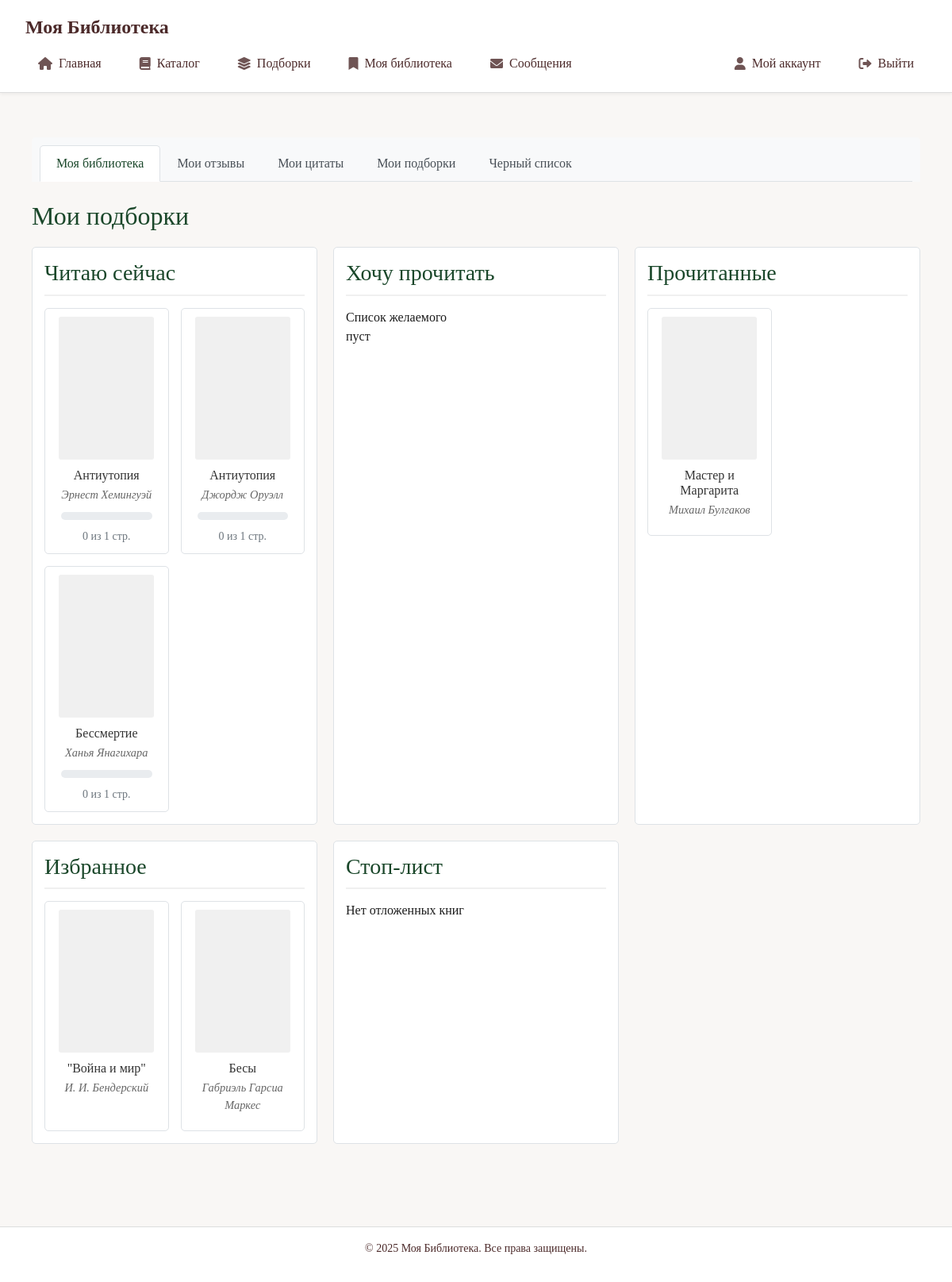
Page /books/my-library/ (signed in) on the earlier database version.
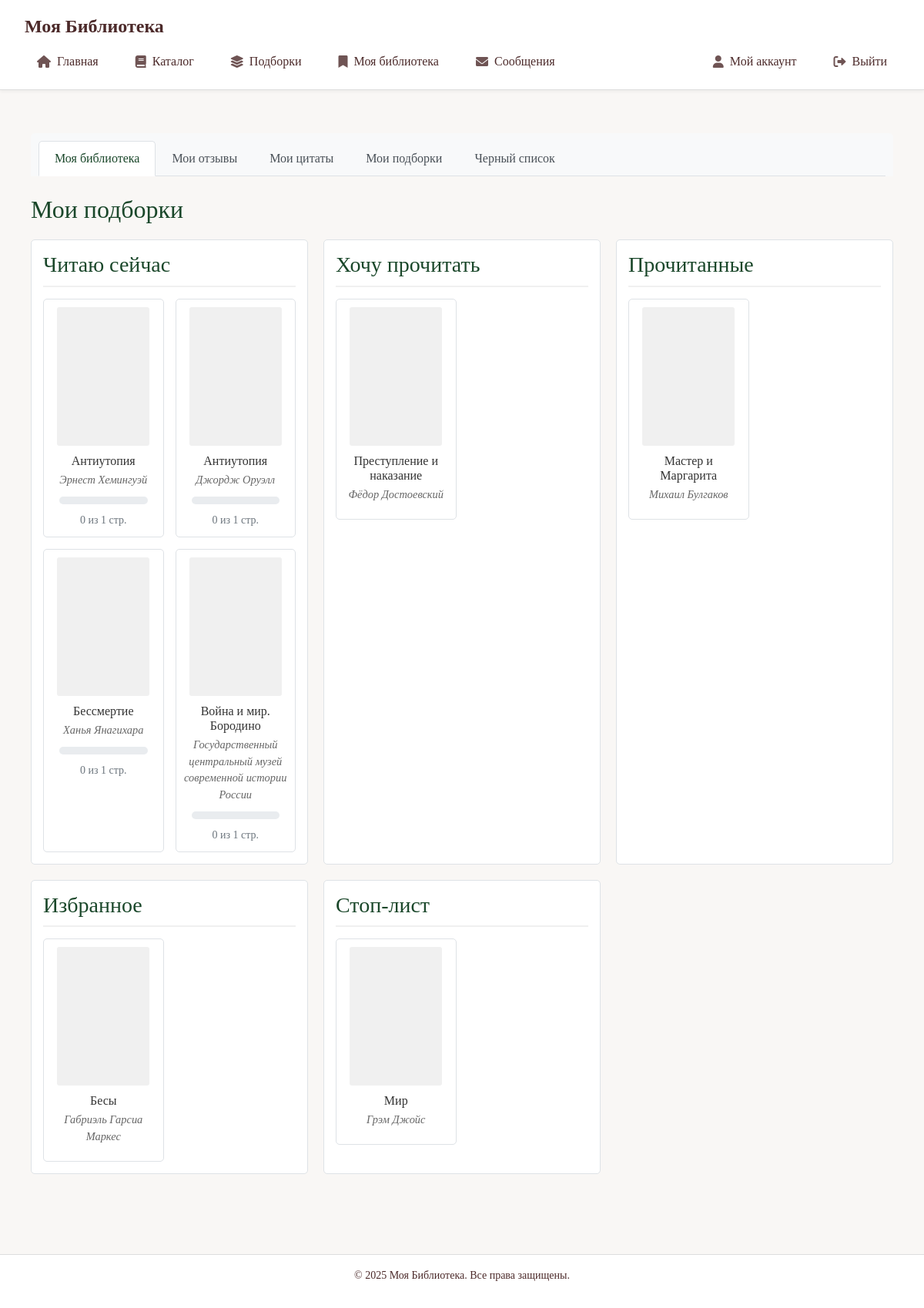
Same page on the later database version.
### books/models.py (models this page shows, shortened)
class UserBookRelation(models.Model):
    user = models.ForeignKey(
        settings.AUTH_USER_MODEL,
        on_delete=models.CASCADE,
        related_name='book_relations',
        to_field='id',
        verbose_name='Пользователь'
    )
    book = models.ForeignKey(
        Book,
        on_delete=models.CASCADE,
        related_name='user_relations',
        to_field='id',
        verbose_name='Книга'
    )
    list_type = models.CharField(max_length=20, choices=LIST_TYPE_CHOICES, verbose_name="Тип списка")
    added_at = models.DateTimeField(auto_now_add=True, verbose_name="Дата добавления")
    progress = models.PositiveSmallIntegerField(
        default=0,
        validators=[MinValueValidator(0), MaxValueValidator(100)],
        verbose_name="Процент прочитанного"
    )
    progress_pages = models.PositiveIntegerField(
        default=0,
        verbose_name="Количество прочитанных страниц"
    )
    is_favourite = models.BooleanField(default=False, verbose_name="В избранном")
    notes = models.TextField(blank=True, null=True, verbose_name="Личные заметки")
    comment = models.TextField(blank=True, null=True, verbose_name="Комментарий")
    class Meta:
        unique_together = ('user', 'book', 'list_type')
        verbose_name = "Связь пользователь-книга"
        verbose_name_plural = "Связи пользователь-книга"

class Book(models.Model):
    GENRE_CHOICES = [
        ("fantasy", "Фэнтези"),
        ("sci_fi", "Фантастика"),
        ("thriller_horror", "Триллеры и хорроры"),
        ("detective", "Детективы"),
        ("romance", "Романтика"),
        ("classic", "Классика"),
        ("prose", "Проза"),
        ("history", "История"),
        ("biography", "Биографии и мемуары"),
        ("psychology", "Психология"),
        ("self_help", "Саморазвитие"),
        ("business", "Бизнес"),
        ("health", "Здоровье"),
        ("young_adult", "Young Adult"),
        ("non_fiction", "Нон-фикшн"),
        ("comics", "Комиксы и графические романы"),
        ("children", "Детям"),
        ("audio", "Аудиокнига"),
        ("drama", "Драма"),
        ("other", "Другое")
    ]
    title = models.CharField(
        max_length=255,
        verbose_name='Название',
        help_text='Обязательное поле. Введите название книги.'
    )
    authors = models.ManyToManyField(
        Author,
        related_name='books',
        verbose_name='Авторы',
        help_text='Обязательное поле. Выберите одного или нескольких авторов.'
    )
    pages = models.PositiveIntegerField(
        verbose_name='Количество страниц',
        help_text='Обязательное поле. Укажите общее количество страниц в книге.',
        default=1  # Значение по умолчанию
    )
    description = models.TextField(
        verbose_name='Описание',
        blank=True,
        help_text='Добавьте описание книги.'
    )
    cover = models.ImageField(
        upload_to='book_covers/',
        null=True,
        blank=True,
        verbose_name='Обложка'
    )
    published_date = models.DateField(
        null=True,
        blank=True,
        verbose_name='Дата публикации'
    )
    genre = models.CharField(
        max_length=50,
        choices=GENRE_CHOICES,
        default='other',
        verbose_name='Жанр'
    )
    world_rating = models.FloatField(
        null=True,
        blank=True,
        verbose_name='Мировой рейтинг'
    )
    site_rating = models.FloatField(
        default=0,
        verbose_name='Рейтинг на сайте'
    )
    isbn = models.CharField(
        max_length=13,
        blank=True,
        null=True,
        verbose_name='ISBN',
        help_text='Международный стандартный книжный номер'
    )
    online_sources = models.JSONField(
        default=dict,
        blank=True,
        verbose_name='Ссылки для чтения',
        help_text='Укажите ссылки на сайты, где можно прочитать книгу онлайн'
    )
    book_id = models.CharField(
        max_length=100,
        unique=True,
        blank=True,
        null=True,
        verbose_name="Внешний ID книги"
    )
    openlibrary_id = models.CharField(
        max_length=100,
        blank=True,
        verbose_name="ID в OpenLibrary"
    )
    is_approved = models.BooleanField(
        default=False,
        verbose_name='Одобрено модератором'
    )
    created_at = models.DateTimeField(
        auto_now_add=True,
        verbose_name='Дата добавления'
    )
    updated_at = models.DateTimeField(
        auto_now=True,
        verbose_name='Дата обновления'
    )
    submitted_by = models.ForeignKey(
        User,
        on_delete=models.SET_NULL,
        null=True,
        related_name='submitted_books',
        verbose_name='Добавил'
    )
    moderation_comment = models.TextField(
        blank=True,
        null=True,
        verbose_name='Комментарий для модератора'
    )
    rejection_reason = models.TextField(
        blank=True,
        null=True,
        verbose_name='Причина отклонения'
    )
    class Meta:
        verbose_name = 'Книга'
        verbose_name_plural = 'Книги'
        ordering = ['-created_at']

class Author(models.Model):
    name = models.CharField(max_length=255, verbose_name="Имя автора")
    birthday = models.DateField(blank=True, null=True, verbose_name="День рождения")
    die = models.DateField(blank=True, null=True, verbose_name="Дата смерти")
    century = models.PositiveIntegerField(verbose_name="Век")
    country = models.CharField(max_length=255, verbose_name="Страна")
    bio = models.TextField(blank=True, null=True, verbose_name="Биография")
    wiki_url = models.URLField(max_length=500, blank=True, null=True, verbose_name="Ссылка на Wikipedia")
    def __str__(self):
        return self.name

### books/views.py (the view)
# urls.py: path('my-library/', views.user_library, name='user_library'),
@login_required
def user_library(request):
    user_books = UserBookRelation.objects.filter(
        user=request.user
    ).select_related(
        'book',
        'book__submitted_by'
    ).prefetch_related(
        'book__authors'
    )
    reading_now = [rel for rel in user_books if rel.list_type == 'in_progress']
    want_to_read = [rel for rel in user_books if rel.list_type == 'want']
    finished = [rel for rel in user_books if rel.list_type == 'read']
    favorites = [rel for rel in user_books if rel.list_type == 'favorite']
    stopped = [rel for rel in user_books if rel.list_type == 'stop']  # Добавляем стоп-лист
    context = {
        'reading_now': reading_now,
        'want_to_read': want_to_read,
        'finished': finished,
        'favorites': favorites,
        'stopped': stopped,  # Добавляем в контекст
    }
    return render(request, 'lib/my_library.html', context)

### main_admin/context_processors.py (called while the page is built, shortened)
def site_settings(request):
    if not request.path.startswith('/admin/'):
        return {}

### users/models.py (called while the page is built)
    @property
    def has_unread_messages(self):
        return self.moderator_messages.filter(is_read=False).exists()

### users/templates/lib/my_library.html (shortened to what the changed rows need)
{% extends 'base.html' %}
{% load static %}
{% block content %}
<div class="library-container">
    <div class="collections-section mb-4">
        <h2>Мои подборки</h2>
        <div class="collections-grid">
            <div class="collection-card">
                <div class="books-grid">
                    {% for book in reading_now %}
                        <div class="book-card">
                            <a href="{% url 'books:detail' book.book.id %}" class="book-link">
                                {% if book.book.cover %}
                                    <img src="{{ book.book.cover.url }}" alt="{{ book.book.title }}" class="book-cover">
                                {% else %}
                                    <div class="book-cover-placeholder"></div>
                                {% endif %}
                                <h4>{{ book.book.title }}</h4>
                                <p class="authors">{{ book.book.authors.all|join:", " }}</p>
                                {% if book.book.pages %}
                                    <div class="reading-progress">
                                        <div class="progress mb-2">
                                        </div>
                                        <small class="text-muted">
                                            {{ book.progress_pages|default:0 }} из {{ book.book.pages }} стр.
                                        </small>
                                    </div>
                                {% endif %}
                            </a>
                        </div>
                    {% empty %}
                        <p>Нет книг в процессе чтения</p>
                    {% endfor %}
                </div>
            </div>
            <div class="collection-card">
                <div class="books-grid">
                    {% for book in want_to_read %}
                        <div class="book-card">
                            <a href="{% url 'books:detail' book.book.id %}" class="book-link">
                                <div class="book-cover-placeholder"></div>
                                <h4>{{ book.book.title }}</h4>
                                <p class="authors">{{ book.book.authors.all|join:", " }}</p>
                            </a>
                        </div>
                    {% empty %}
                        <p>Список желаемого пуст</p>
                    {% endfor %}
                </div>
            </div>
            <div class="collection-card">
                <div class="books-grid">
                    {% for book in finished %}
                        <div class="book-card">
                            <a href="{% url 'books:detail' book.book.id %}" class="book-link">
                                <div class="book-cover-placeholder"></div>
                                <h4>{{ book.book.title }}</h4>
                                <p class="authors">{{ book.book.authors.all|join:", " }}</p>
                            </a>
                        </div>
                    {% empty %}
                        <p>Нет прочитанных книг</p>
                    {% endfor %}
                </div>
            </div>
            <div class="collection-card">
                <div class="books-grid">
                    {% for book in favorites %}
                        <div class="book-card">
                            <a href="{% url 'books:detail' book.book.id %}" class="book-link">
                                <div class="book-cover-placeholder"></div>
                                <h4>{{ book.book.title }}</h4>
                                <p class="authors">{{ book.book.authors.all|join:", " }}</p>
                            </a>
                        </div>
                    {% empty %}
                        <p>В избранном пока пусто</p>
                    {% endfor %}
                </div>
            </div>
            <div class="collection-card">
                <div class="books-grid">
                    {% for book in stopped %}
                        <div class="book-card">
                            <a href="{% url 'books:detail' book.book.id %}" class="book-link">
                                <div class="book-cover-placeholder"></div>
                                <h4>{{ book.book.title }}</h4>
                                <p class="authors">{{ book.book.authors.all|join:", " }}</p>
                            </a>
                        </div>
                    {% empty %}
                        <p>Нет отложенных книг</p>
                    {% endfor %}
                </div>
            </div>
        </div>
    </div>
</div>
{% endblock %}

Differences in the rows shown:
removed UserBookRelation: book "\"Война и мир\"", book.authors.all "И. И. Бендерский", shown under "Избранное"
added UserBookRelation: book "Война и мир. Бородино", book.authors.all "Государственный центральный музей современной истории России", progress_pages "0", book.pages "1", shown under "Читаю сейчас"
added UserBookRelation: book "Преступление и наказание", book.authors.all "Фёдор Достоевский", shown under "Хочу прочитать"
added UserBookRelation: book "Мир", book.authors.all "Грэм Джойс", shown under "Стоп-лист"
Other differences:
text no longer shown: "Список желаемого пуст Нет отложенных книг"
